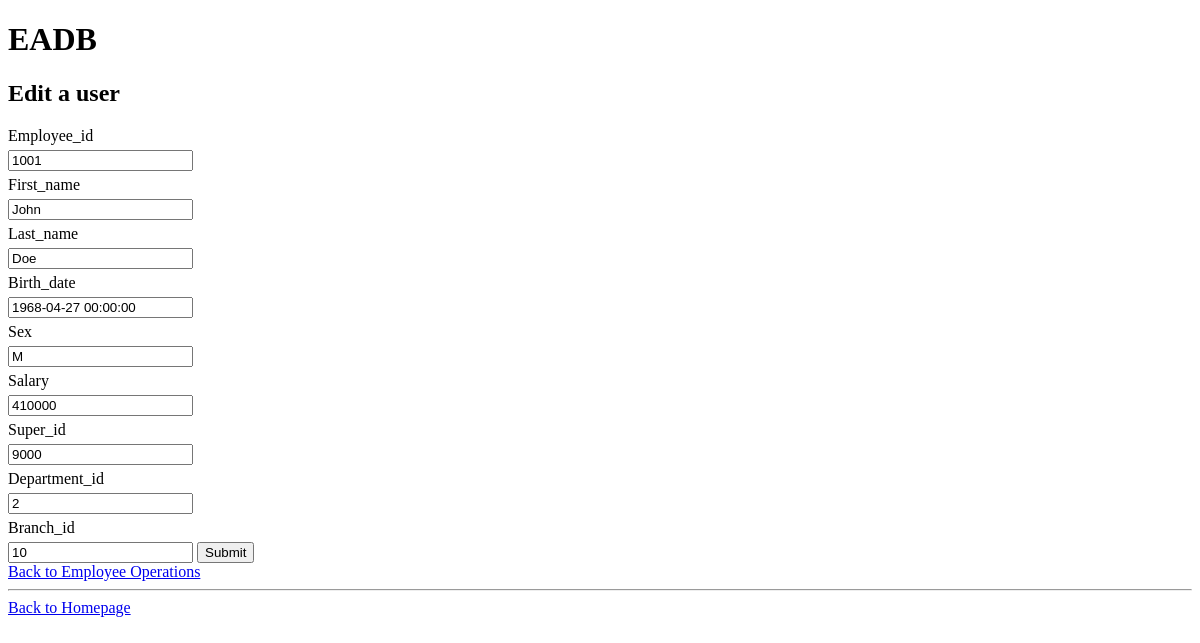
The app's page /update-singleEmployee.php?employee_id=1001 with its own data.
### tables this page shows
CREATE TABLE IF NOT EXISTS `employee`(
`employee_id` INT(11)NOT NULL,
`first_name` VARCHAR(15)NOT NULL,
`last_name` VARCHAR(20)NOT NULL,
`birth_date` DATETIME,
`sex` varchar(1)NOT NULL,
`salary` INT NOT NULL,
`super_id` INT NOT NULL,
`department_id` INT NULL,
`branch_id` INT NOT NULL,
PRIMARY KEY(`employee_id`));

### common.php (called while the page is built)
<?php
function escape($html) {
  return htmlspecialchars($html, ENT_QUOTES | ENT_SUBSTITUTE, "UTF-8");
}
 ?>

### update-singleEmployee.php (the view, shortened to what this page needs)
<?php
  require "config.php";
  require "common.php";
  if (isset($_GET['employee_id'])){
    try{
      $connection = new PDO($dsn, $username, $password, $options);
      $employee_id = $_GET['employee_id'];
      $sql = "SELECT * FROM employee WHERE employee_id = :employee_id";
      $statement = $connection->prepare($sql);
      $statement->bindValue(':employee_id', $employee_id);
      $statement->execute();
      $employee = $statement->fetch(PDO:: FETCH_ASSOC);
    }catch(PDOException $error){
      echo $sql . "<br>" . $error->getMessage();
    }
  }else{
    echo "Something went wrong!";
    exit;
  }
 ?>
 <?php require "templates/header.php"; ?>
<h2>Edit a user</h2>
<form method="post">
    <?php foreach ($employee as $key => $value) : ?>
      <label for="<?php echo $key; ?>"><?php echo ucfirst($key); ?></label>
      <input type="text" name="<?php echo $key; ?>" id="<?php echo $key; ?>" value="<?php echo escape($value); ?>"
             <?php echo ($key === 'id' ? 'readonly' : null); ?>>
    <?php endforeach; ?>
    <input type="submit" name="submit" value="Submit">
</form>
<a href="employeeOperations.php">Back to Employee Operations</a>
<hr>
<a href="index.php">Back to Homepage</a>
<?php require "templates/footer.php"; ?>

### css/style.css (style rules this page uses)
label { display: block; margin: 5px 0; }

### records on screen
employee: employee_id "1001", first_name "John", last_name "Doe", birth_date "1968-04-27 00:00:00", sex "M", salary "410000", super_id "9000", department_id "2", branch_id "10"

### other values on screen
$key "Employee_id"
$key "First_name"
$key "Last_name"
$key "Birth_date"
$key "Sex"
$key "Salary"
$key "Super_id"
$key "Department_id"
$key "Branch_id"
